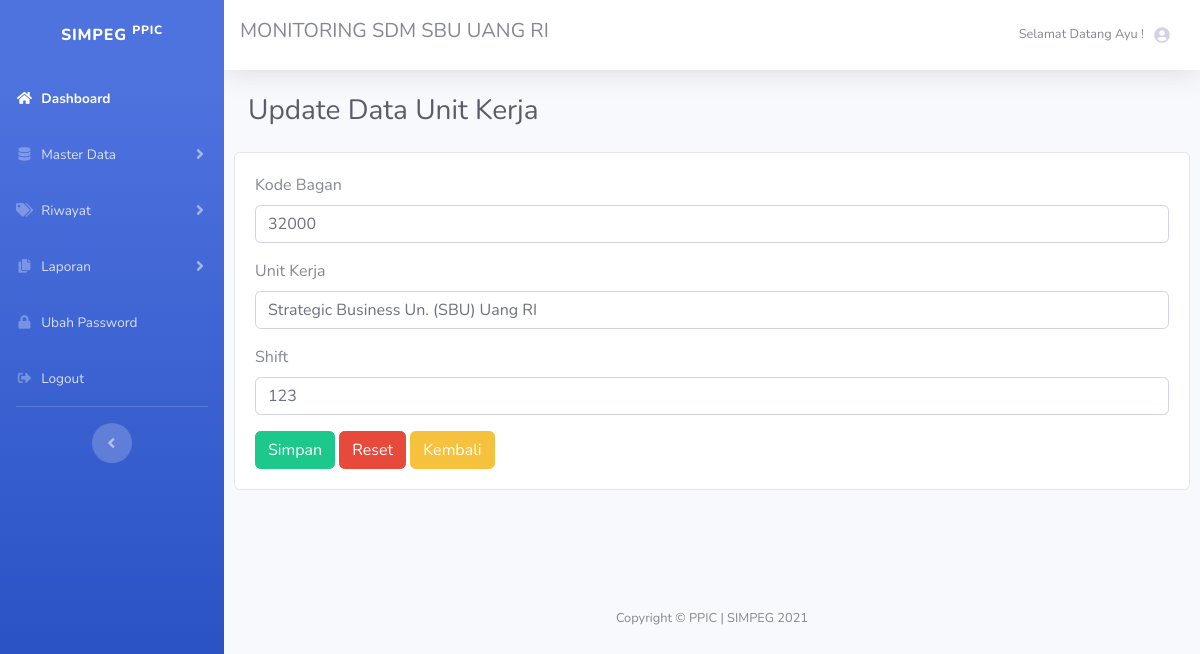
The page /admin/DataUnitKerja/update_data/1 on the database its author committed.
### tables this page shows
CREATE TABLE `data_unitkerja` (
  `id_dataunit` int(11) NOT NULL,
  `kode_bagan` text NOT NULL,
  `unit_kerja` text NOT NULL,
  `shift_kerja` text NOT NULL
);

### application/controllers/admin/DataUnitKerja.php (called while the page is built, shortened)
<?php
class DataUnitKerja extends CI_Controller{
	public function update_data($id)
	{
		$data['unitkerja'] = $this->db->query("SELECT * FROM data_unitkerja WHERE id_dataunit= '$id'")->result();
		$data['title'] = "Update Data Unit Kerja";
		$this->load->view('templates_admin/header', $data);
		$this->load->view('templates_admin/sidebar');
		$this->load->view('admin/unitkerja/UpdateDataUnitKerja', $data);
		$this->load->view('templates_admin/footer');
	}
}
?>

### index.php (called while the page is built, shortened)
<?php
require_once BASEPATH.'core/CodeIgniter.php';

### application/views/admin/unitkerja/UpdateDataUnitKerja.php (the view, shortened to what this page needs)
<div class="container-fluid">
  <div class="d-sm-flex align-items-center justify-content-between mb-4">
    <h1 class="h3 mb-0 text-gray-800"><?php echo $title?></h1>
  </div>
</div>
<div class="card" style="width: 98% ; margin-bottom: 90px ; margin-left: 10px">
	<div class="card-body">
		<?php foreach ($unitkerja as $un): ?>
		<form method="POST" action="<?php echo base_url('admin/DataUnitKerja/update_data_aksi')?>">
			<div class="form-group">
				<label>Kode Bagan</label>
				<input type="text" name="kode_bagan" class="form-control" value="<?php echo $un->kode_bagan?>">
			</div>
			<div class="form-group">
				<label>Unit Kerja</label>
				<input type="text" name="unit_kerja" class="form-control" value="<?php echo $un->unit_kerja?>">
			</div>
			<div class="form-group">
				<label>Shift</label>
				<input type="text" name="shift_kerja" class="form-control" value="<?php echo $un->shift_kerja?>">
			</div>
			<button type="submit" class="btn btn-success" >Simpan</button>
			<button type="reset" class="btn btn-danger" >Reset</button>
			<a href="<?php echo base_url('admin/DataUnitKerja')?>" class="btn btn-warning">Kembali</a>
		</form>
	<?php endforeach; ?>
	</div>
</div>

### rows shown on the page
data_unitkerja: kode_bagan "32000", unit_kerja "Strategic Business Un. (SBU) Uang RI", shift_kerja "123"

### other values the page prints
$title "Update Data Unit Kerja"
